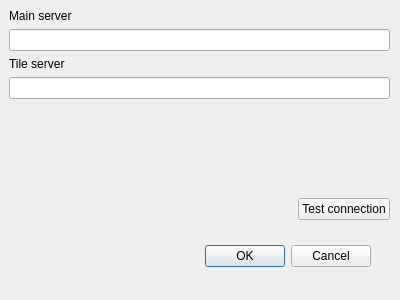
<?xml version="1.0" encoding="UTF-8"?>
<ui version="4.0">
 <class>Dialog</class>
 <widget class="QDialog" name="Dialog">
  <property name="geometry">
   <rect>
    <x>0</x>
    <y>0</y>
    <width>400</width>
    <height>300</height>
   </rect>
  </property>
  <property name="windowTitle">
   <string>Dialog</string>
  </property>
  <widget class="QDialogButtonBox" name="buttonBox">
   <property name="geometry">
    <rect>
     <x>30</x>
     <y>240</y>
     <width>341</width>
     <height>32</height>
    </rect>
   </property>
   <property name="orientation">
    <enum>Qt::Horizontal</enum>
   </property>
   <property name="standardButtons">
    <set>QDialogButtonBox::Cancel|QDialogButtonBox::Ok</set>
   </property>
  </widget>
  <widget class="QWidget" name="verticalLayoutWidget">
   <property name="geometry">
    <rect>
     <x>9</x>
     <y>9</y>
     <width>381</width>
     <height>211</height>
    </rect>
   </property>
   <layout class="QVBoxLayout" name="verticalLayout">
    <item>
     <widget class="QLabel" name="label">
      <property name="text">
       <string>Main server</string>
      </property>
     </widget>
    </item>
    <item>
     <widget class="QLineEdit" name="serverLineEdit"/>
    </item>
    <item>
     <widget class="QLabel" name="label_2">
      <property name="text">
       <string>Tile server</string>
      </property>
     </widget>
    </item>
    <item>
     <widget class="QLineEdit" name="wmtsLineEdit"/>
    </item>
    <item>
     <spacer name="verticalSpacer">
      <property name="orientation">
       <enum>Qt::Vertical</enum>
      </property>
      <property name="sizeHint" stdset="0">
       <size>
        <width>20</width>
        <height>40</height>
       </size>
      </property>
     </spacer>
    </item>
    <item>
     <layout class="QHBoxLayout" name="horizontalLayout">
      <item>
       <spacer name="horizontalSpacer">
        <property name="orientation">
         <enum>Qt::Horizontal</enum>
        </property>
        <property name="sizeHint" stdset="0">
         <size>
          <width>40</width>
          <height>20</height>
         </size>
        </property>
       </spacer>
      </item>
      <item>
       <widget class="QPushButton" name="testPushButton">
        <property name="text">
         <string>Test connection</string>
        </property>
       </widget>
      </item>
     </layout>
    </item>
   </layout>
  </widget>
 </widget>
 <resources/>
 <connections>
  <connection>
   <sender>buttonBox</sender>
   <signal>accepted()</signal>
   <receiver>Dialog</receiver>
   <slot>accept()</slot>
   <hints>
    <hint type="sourcelabel">
     <x>248</x>
     <y>254</y>
    </hint>
    <hint type="destinationlabel">
     <x>157</x>
     <y>274</y>
    </hint>
   </hints>
  </connection>
  <connection>
   <sender>buttonBox</sender>
   <signal>rejected()</signal>
   <receiver>Dialog</receiver>
   <slot>reject()</slot>
   <hints>
    <hint type="sourcelabel">
     <x>316</x>
     <y>260</y>
    </hint>
    <hint type="destinationlabel">
     <x>286</x>
     <y>274</y>
    </hint>
   </hints>
  </connection>
 </connections>
</ui>
